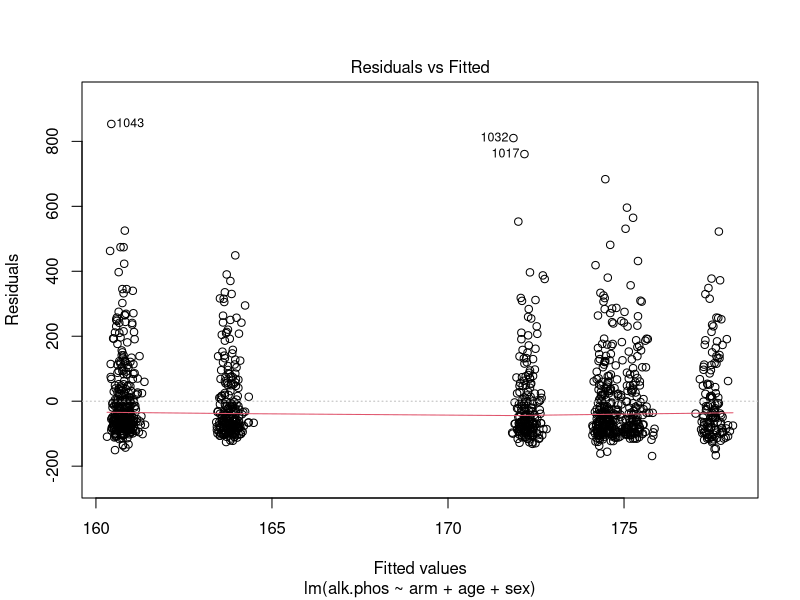
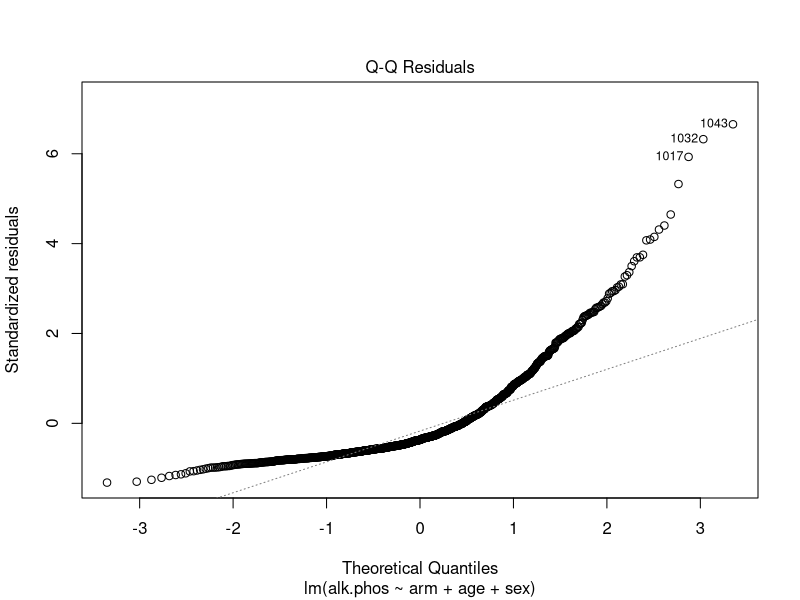
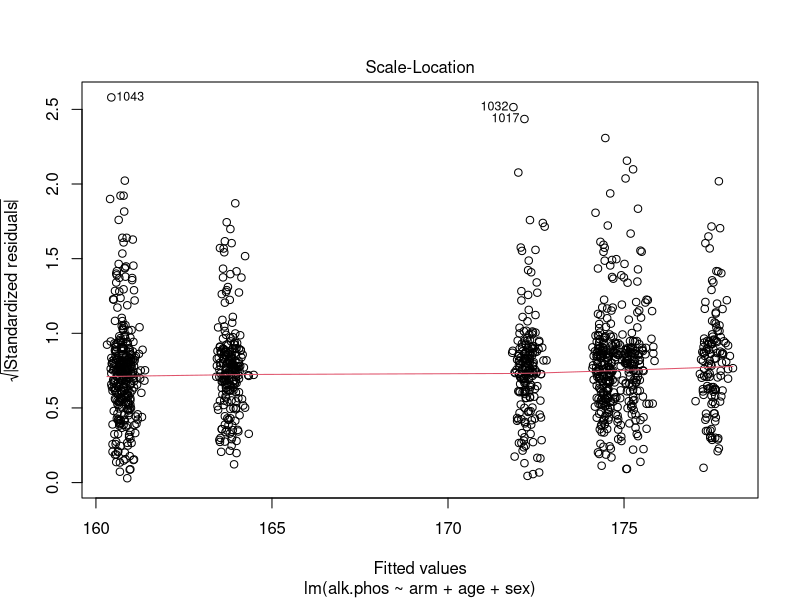
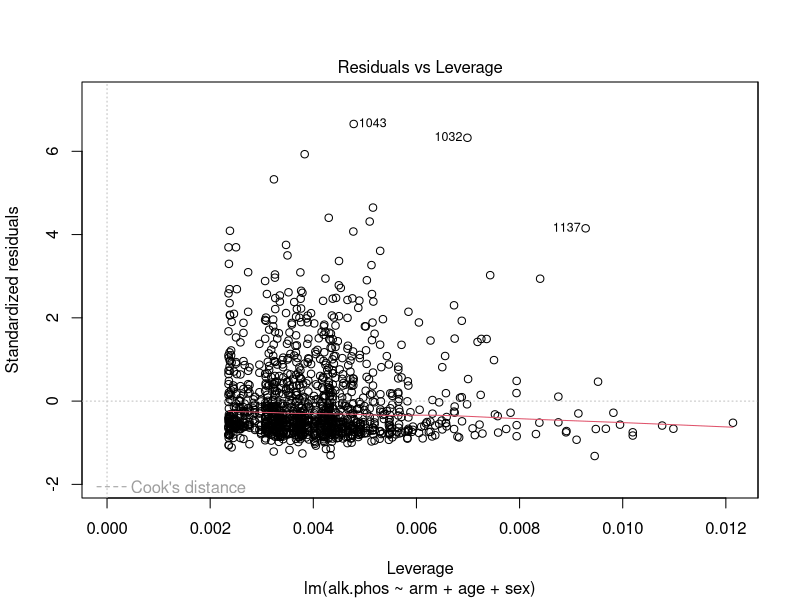
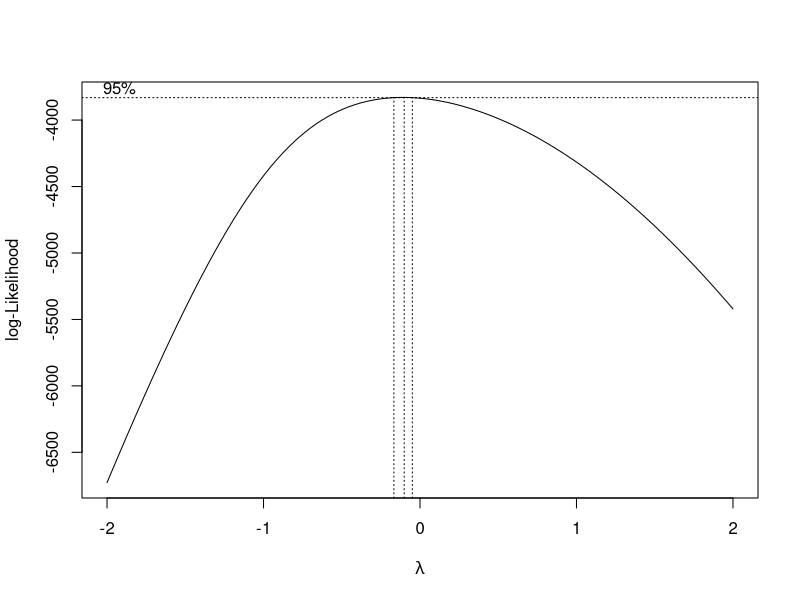
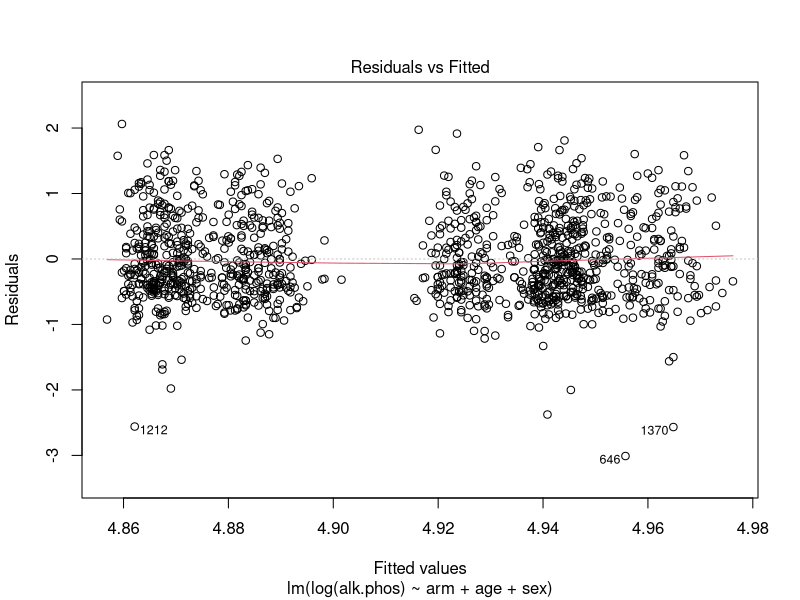
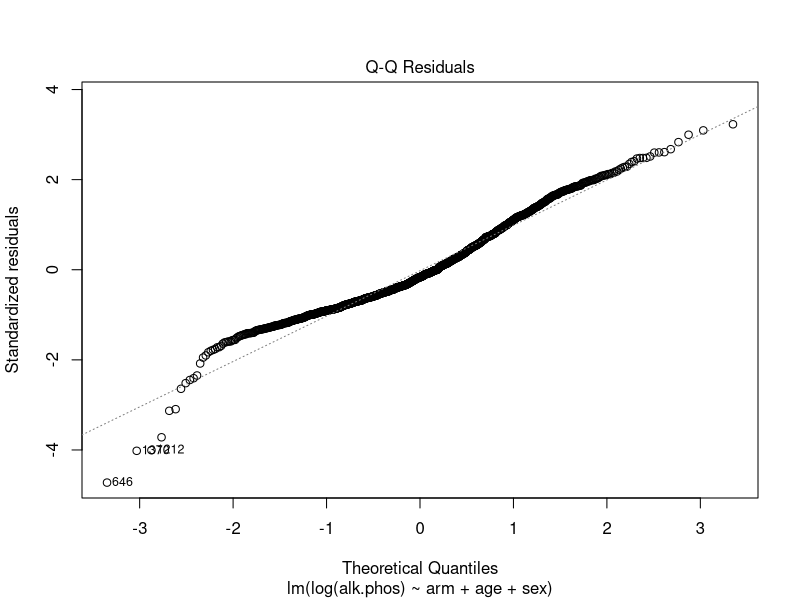
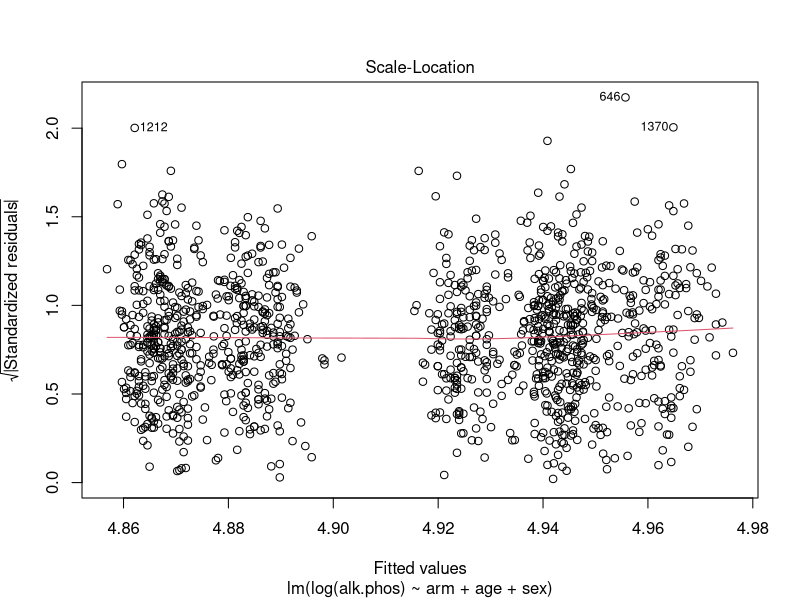

Source code (R) for these figures, in order:
## ---- chunk 1
require(knitr)
require(broom)
require(MASS)
require(pROC)
require(rpart)
 
opts_chunk$set(comment = NA, echo=TRUE, prompt=TRUE, collapse=TRUE)

## ---- chunk 2
require(arsenal)
data(mockstudy) # load data
dim(mockstudy)  # look at how many subjects and variables are in the dataset 
# help(mockstudy) # learn more about the dataset and variables
str(mockstudy) # quick look at the data
## ---- chunk 3
tab1 <- modelsum(bmi ~ sex + age, data=mockstudy)
## ---- chunk 4
summary(tab1, text=TRUE)
## ---- chunk 5
summary(tab1)
## ---- chunk 6
as.data.frame(tab1)
## ---- chunk 7
tab2 <- modelsum(alk.phos ~ arm + ps + hgb, adjust= ~age + sex, data=mockstudy)
summary(tab2)
## ---- chunk 8
fit <- lm(alk.phos ~ arm + age + sex, data=mockstudy)
summary(fit)
plot(fit)
## ---- chunk 9
require(MASS)
boxcox(fit)
## ---- chunk 10
fit2 <- lm(log(alk.phos) ~ arm + age + sex, data=mockstudy)
summary(fit2)
plot(fit2)
## ---- chunk 11
require(splines)
fit3 <- lm(log(alk.phos) ~ arm + ns(age, df=2) + sex, data=mockstudy)

# test whether there is a difference between models 
stats::anova(fit2,fit3)

# look at functional form of age
termplot(fit3, term=2, se=T, rug=T)
## ---- chunk 12
tmp <- tidy(fit3) # coefficients, p-values
class(tmp)
tmp

glance(fit3)
## ---- chunk 13
ms.logy <- modelsum(log(alk.phos) ~ arm + ps + hgb, data=mockstudy, adjust= ~age + sex, 
                    family=gaussian,  
                    gaussian.stats=c("estimate","CI.lower.estimate","CI.upper.estimate","p.value"))
summary(ms.logy)
## ---- chunk 14
boxplot(age ~ mdquality.s, data=mockstudy, ylab=attr(mockstudy$age,'label'), xlab='mdquality.s')

fit <- glm(mdquality.s ~ age + sex, data=mockstudy, family=binomial)
summary(fit)

# create Odd's ratio w/ confidence intervals
tmp <- data.frame(summary(fit)$coef)
tmp

tmp$OR <- round(exp(tmp[,1]),2)
tmp$lower.CI <- round(exp(tmp[,1] - 1.96* tmp[,2]),2)
tmp$upper.CI <- round(exp(tmp[,1] + 1.96* tmp[,2]),2)
names(tmp)[4] <- 'P-value'

kable(tmp[,c('OR','lower.CI','upper.CI','P-value')])

# Assess the predictive ability of the model

# code using the pROC package
require(pROC)
pred <- predict(fit, type='response')
tmp <- pROC::roc(mockstudy$mdquality.s[!is.na(mockstudy$mdquality.s)]~ pred, plot=TRUE, percent=TRUE)
tmp$auc

## ---- chunk 15
tidy(fit, exp=T, conf.int=T) # coefficients, p-values, conf.intervals

glance(fit) # model summary statistics
## ---- chunk 16
summary(modelsum(mdquality.s ~ age + bmi, data=mockstudy, adjust=~sex, family=binomial))

fitall <- modelsum(mdquality.s ~ age, data=mockstudy, family=binomial,
                   binomial.stats=c("Nmiss2","OR","p.value"))
summary(fitall)
## ---- chunk 17
require(survival)

# multivariable model with all 3 terms
fit  <- coxph(Surv(fu.time, fu.stat) ~ age + sex + arm, data=mockstudy)
summary(fit)

# check proportional hazards assumption
fit.z <- cox.zph(fit)
fit.z
plot(fit.z[1], resid=FALSE) # makes for a cleaner picture in this case
abline(h=coef(fit)[1], col='red')

# check functional form for age using pspline (penalized spline)
# results are returned for the linear and non-linear components
fit2 <- coxph(Surv(fu.time, fu.stat) ~ pspline(age) + sex + arm, data=mockstudy)
fit2

# plot smoothed age to visualize why significant
termplot(fit2, se=T, terms=1)
abline(h=0)

# The c-statistic comes out in the summary of the fit
summary(fit2)$concordance

# It can also be calculated using the survConcordance function
survConcordance(Surv(fu.time, fu.stat) ~ predict(fit2), data=mockstudy)
## ---- chunk 18
tidy(fit) # coefficients, p-values

glance(fit) # model summary statistics
## ---- chunk 19
##Note: You must use quotes when specifying family="survival" 
##      family=survival will not work
summary(modelsum(Surv(fu.time, fu.stat) ~ arm, 
                 adjust=~age + sex, data=mockstudy, family="survival"))

##Note: the pspline term is not working yet
#summary(modelsum(Surv(fu.time, fu.stat) ~ arm, 
#                adjust=~pspline(age) + sex, data=mockstudy, family='survival'))
## ---- chunk 20
require(rpart) ##just to get access to solder dataset
data(solder)
hist(solder$skips)

fit <- glm(skips ~ Opening + Solder + Mask , data=solder, family=poisson)
stats::anova(fit, test='Chi')
summary(fit)
## ---- chunk 21
1-pchisq(fit$deviance, fit$df.residual)
## ---- chunk 22
fit2 <- glm(skips ~ Opening + Solder + Mask, data=solder, family=quasipoisson)
summary(fit2)
## ---- chunk 23
tidy(fit) # coefficients, p-values

glance(fit) # model summary statistics
## ---- chunk 24
summary(modelsum(skips~Opening + Solder + Mask, data=solder, family="quasipoisson"))
summary(modelsum(skips~Opening + Solder + Mask, data=solder, family="poisson"))
## ---- chunk 25
# add .01 to the follow-up time (.01*1 day) in order to keep everyone in the analysis
fit <- glm(fu.stat ~ offset(log(fu.time+.01)) + age + sex + arm, data=mockstudy, family=poisson)
summary(fit)
1-pchisq(fit$deviance, fit$df.residual)

coef(coxph(Surv(fu.time,fu.stat) ~ age + sex + arm, data=mockstudy))
coef(fit)[-1]

# results from the Poisson model can then be described as risk ratios (similar to the hazard ratio)
exp(coef(fit)[-1])

# As before, we can model the dispersion which alters the standard error
fit2 <- glm(fu.stat ~ offset(log(fu.time+.01)) + age + sex + arm, 
            data=mockstudy, family=quasipoisson)
summary(fit2)
## ---- chunk 26
tidy(fit) ##coefficients, p-values

glance(fit) ##model summary statistics
## ---- chunk 27
summary(modelsum(fu.stat ~ age, adjust=~offset(log(fu.time+.01))+ sex + arm, 
                 data=mockstudy, family=poisson))
                 
## ---- chunk 28
mycontrols  <- modelsum.control(gaussian.stats=c("estimate","std.error","adj.r.squared","Nmiss"),
                                show.adjust=FALSE, show.intercept=FALSE)                            
tab2 <- modelsum(bmi ~ age, adjust=~sex, data=mockstudy, control=mycontrols)
summary(tab2)
## ---- chunk 29
tab3 <- modelsum(bmi ~  age, adjust=~sex, data=mockstudy,
                 gaussian.stats=c("estimate","std.error","adj.r.squared","Nmiss"), 
                 show.intercept=FALSE, show.adjust=FALSE)
summary(tab3)
## ---- chunk 30
## Look at one variable's label
attr(mockstudy$age,'label')

## See all the variables with a label
unlist(lapply(mockstudy,'attr','label'))

## or
cbind(sapply(mockstudy,attr,'label'))
## ---- chunk 31
attr(mockstudy$age,'label')  <- 'Age, yrs'

tab1 <- modelsum(bmi ~  age, adjust=~sex, data=mockstudy)
summary(tab1)
## ---- chunk 32
labels(mockstudy)  <- c(age = 'Age, yrs')

tab1 <- modelsum(bmi ~  age, adjust=~sex, data=mockstudy)
summary(tab1)
## ---- chunk 33
mylabels <- list(sexFemale = "Female", age ="Age, yrs")
summary(tab1, labelTranslations = mylabels)
## ---- chunk 34
labels(tab1)
labels(tab1) <- c(sexFemale="Female", age="Baseline Age (yrs)")
labels(tab1)
## ---- chunk 35
summary(tab1)
## ---- chunk 36
summary(modelsum(age~mdquality.s+sex, data=mockstudy), show.intercept=FALSE)
## ---- chunk 37
summary(modelsum(mdquality.s ~ age + bmi, data=mockstudy, adjust=~sex, family=binomial),
        show.adjust=FALSE)  
## ---- chunk 38
# create a vector specifying the variable names
myvars <- names(mockstudy)

# select the 8th through the 12th
# paste them together, separated by the + sign
RHS <- paste(myvars[8:12], collapse="+")
RHS

# create a formula using the as.formula function
as.formula(paste('mdquality.s ~ ', RHS))

# use the formula in the modelsum function
summary(modelsum(as.formula(paste('mdquality.s ~', RHS)), family=binomial, data=mockstudy))
## ---- chunk 39
## The formulize function does the paste and as.formula steps
tmp <- formulize('mdquality.s',myvars[8:10])
tmp

## More complex formulas could also be written using formulize
tmp2 <- formulize('mdquality.s',c('ps','hgb','sqrt(bmi)'))

## use the formula in the modelsum function
summary(modelsum(tmp, data=mockstudy, family=binomial))
## ---- chunk 40
newdata <- subset(mockstudy, subset=age>50 & arm=='F: FOLFOX', select = c(age,sex, bmi:alk.phos))
dim(mockstudy)
table(mockstudy$arm)
dim(newdata)
names(newdata)
## ---- chunk 41
summary(modelsum(alk.phos ~ ., data=newdata))
## ---- chunk 42
summary(modelsum(log(alk.phos) ~ sex + ps + bmi, subset=age>50 & arm=="F: FOLFOX", data=mockstudy))
summary(modelsum(alk.phos ~ ps + bmi, adjust=~sex, subset = age>50 & bmi<24, data=mockstudy))
summary(modelsum(alk.phos ~ ps + bmi, adjust=~sex, subset=1:30, data=mockstudy))
## ---- chunk 43
## create a variable combining the levels of mdquality.s and sex
with(mockstudy, table(interaction(mdquality.s,sex)))
## ---- chunk 44
summary(modelsum(age ~ interaction(mdquality.s,sex), data=mockstudy))
## ---- chunk 45
summary(modelsum(arm=="F: FOLFOX" ~ I(age/10) + log(bmi) + mdquality.s,
                 data=mockstudy, family=binomial))
## ---- chunk 46
mytab <- modelsum(bmi ~ sex + alk.phos + age, data=mockstudy)
mytab2 <- mytab[c('age','sex','alk.phos')]
summary(mytab2)
summary(mytab[c('age','sex')])
summary(mytab[c(3,1)])
## ---- chunk 47
## demographics
tab1 <- modelsum(bmi ~ sex + age, data=mockstudy)
## lab data
tab2 <- modelsum(mdquality.s ~ hgb + alk.phos, data=mockstudy, family=binomial)
                
tab12 <- merge(tab1, tab2, all = TRUE)
class(tab12)
summary(tab12)
## ---- chunk 48
t1 <- modelsum(bmi ~ sex + age, data=mockstudy)
summary(t1, title='Demographics')
## ---- chunk 49
## look at how many missing values there are for each variable
apply(is.na(mockstudy),2,sum)
## ---- chunk 50
## Show how many subjects have each variable (non-missing)
summary(modelsum(bmi ~ ast + age, data=mockstudy,
                control=modelsum.control(gaussian.stats=c("N","estimate"))))

## Always list the number of missing values
summary(modelsum(bmi ~ ast + age, data=mockstudy,
                control=modelsum.control(gaussian.stats=c("Nmiss2","estimate"))))

## Only show the missing values if there are some (default)
summary(modelsum(bmi ~ ast + age, data=mockstudy, 
                control=modelsum.control(gaussian.stats=c("Nmiss","estimate"))))

## Don't show N at all
summary(modelsum(bmi ~ ast + age, data=mockstudy, 
                control=modelsum.control(gaussian.stats=c("estimate"))))
## ---- chunk 51
summary(modelsum(bmi ~ sex + age + fu.time, data=mockstudy), digits=4, digits.test=2)
## ---- chunk 52
mockstudy$agegp <- cut(mockstudy$age, breaks=c(18,50,60,70,90), right=FALSE)

## create weights based on agegp and sex distribution
tab1 <- with(mockstudy,table(agegp, sex))
tab1
tab2 <- with(mockstudy, table(agegp, sex, arm))
gpwts <- rep(tab1, length(unique(mockstudy$arm)))/tab2

## apply weights to subjects
index <- with(mockstudy, cbind(as.numeric(agegp), as.numeric(sex), as.numeric(as.factor(arm)))) 
mockstudy$wts <- gpwts[index]

## show weights by treatment arm group
tapply(mockstudy$wts,mockstudy$arm, summary)
## ---- chunk 53
mockstudy$newvarA <- as.numeric(mockstudy$arm=='A: IFL')
tab1 <- modelsum(newvarA ~ ast + bmi + hgb, data=mockstudy, subset=(arm !='G: IROX'), 
                 family=binomial)
summary(tab1, title='No Case Weights used')

suppressWarnings({
tab2 <- modelsum(newvarA ~ ast + bmi + hgb, data=mockstudy, subset=(arm !='G: IROX'), 
                 weights=wts, family=binomial)
summary(tab2, title='Case Weights used')
})
## ---- chunk 54
summary(tab2, text=T)
tmp <- as.data.frame(summary(tab2, text = TRUE))
tmp
# write.csv(tmp, '/my/path/here/mymodel.csv')
## ---- chunk 55
summary(modelsum(list(age, hgb) ~ bmi + sex, adjust = ~ arm, data = mockstudy))
## ---- chunk 56
summary(modelsum(list(age, hgb) ~ bmi + sex, adjust = ~ arm, data = mockstudy), term.name = TRUE)
## ---- chunk 57
summary(modelsum(list(age, hgb) ~ bmi + sex, strata = arm, data = mockstudy))
## ---- chunk 58
adj.list <- list(
  Unadjusted = ~ 1, # can also specify NULL here
  "Adjusted for Arm" = ~ arm
)
multi.adjust <- modelsum(list(age, bmi) ~ fu.time + ast, adjust = adj.list, data = mockstudy)
summary(multi.adjust, adjustment.names = TRUE)
summary(multi.adjust, adjustment.names = TRUE, show.intercept = FALSE, show.adjust = FALSE)
## ---- chunk 59
args(modelsum.control)
## ---- chunk 60
args(arsenal:::summary.modelsum)
